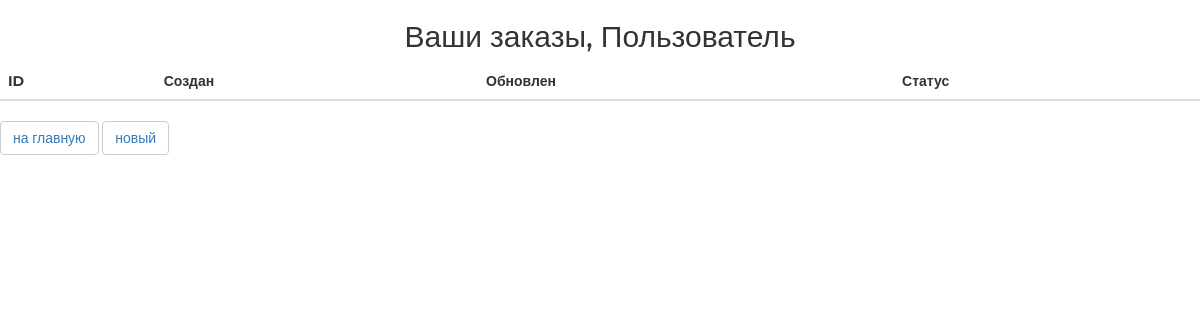
The page /orders/ (signed in) on the database as committed earlier.
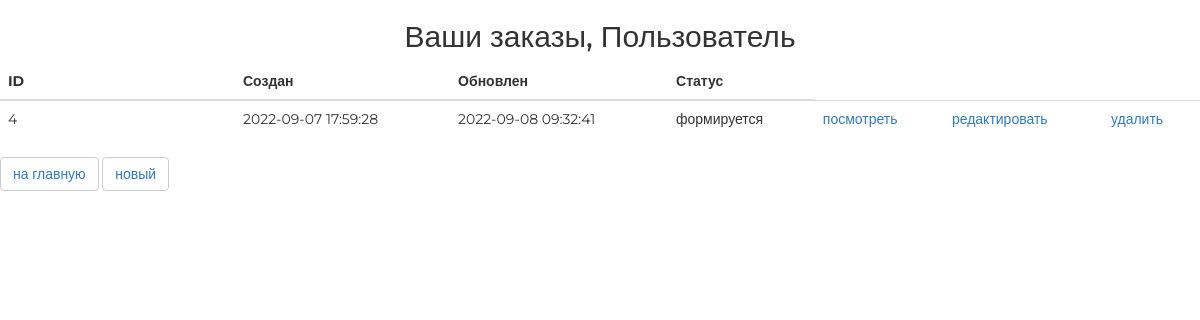
The same page on the database as committed later.
### ordersapp/models.py (models this page shows, shortened)
class Order(models.Model):
    FORMING = 'FM'  # Заказ сформирован
    SENT_TO_PROCEED = 'STP'     # Отправлен на обработку
    PROCEEDED = 'PRD'   # Заказ обработан
    PAID = 'PD'     # Заказ оплачен
    READY = 'RDY'   # Заказ готов к выдачи
    CANCEL = 'CNC'  # Заказ отменен
    ORDER_STATUS_CHOICES = (
        (FORMING, 'формируется'),
        (SENT_TO_PROCEED, 'отправлен в обработку'),
        (PAID, 'оплачен'),
        (PROCEEDED, 'обрабатывается'),
        (READY, 'готов к выдаче'),
        (CANCEL, 'отменен'),
    )
    user = models.ForeignKey(settings.AUTH_USER_MODEL, on_delete=models.CASCADE)
    created = models.DateTimeField(verbose_name='создан', auto_now_add=True)
    updated = models.DateTimeField(verbose_name='обновлен', auto_now=True)
    status = models.CharField(verbose_name='статус', max_length=3, choices=ORDER_STATUS_CHOICES, default=FORMING)
    is_active = models.BooleanField(verbose_name='активен', default=True)
    class Meta:
        ordering = ('created',)
        verbose_name = 'заказ'
        verbose_name_plural = 'заказы'

### ordersapp/views.py (the view)
# urls.py: path('', ordersapp.OrderList.as_view(), name='orders_list'),
class OrderList(ListView):
    model = Order
    def get_queryset(self):
        return Order.objects.filter(user=self.request.user)

### mainapp/context_processors.py (called while the page is built)
def basket(request):
    print(f'context processor basket works')
    basket = []
    if request.user.is_authenticated:
        basket = Basket.objects.filter(user=request.user)
    return {
        'basket': basket,
        }

### ordersapp/templates/ordersapp/order_list.html
{% extends 'ordersapp/base.html' %}
{% load static %}
{% block content %}
    <div class="h2 text-center head">
        Ваши заказы,
        {% if user.first_name %}
            {{ user.first_name|title }}
        {% else %}
            Пользователь
        {% endif %}
    </div>
    <table class="table orders_list">
        <thead>
            <tr>
                <th>ID</th>
                <th>Создан</th>
                <th>Обновлен</th>
                <th>Статус</th>
            </tr>
        </thead>
        <tbody>
        {% for item in object_list %}
            {% if item.is_active %}
                <tr>
                    <td class="td1 orders_list">{{ item.pk }}</td>
                    <td>{{ item.created|date:"Y-m-d H:i:s" }}</td>
                    <td>{{ item.updated|date:"Y-m-d H:i:s" }}</td>
                    <td>{{ item.get_status_display }}</td>
                    <td>
                        <a href="{% url 'ordersapp:order_read' item.pk %}">
                            посмотреть </a>
                    </td>
                    <td>
                        {% if item.status == 'FM' %}
                            <a href="{% url 'ordersapp:order_update' item.pk %}">
                                редактировать </a>
                        {% endif %} </td>
                    <td>
                        {% if item.status == 'FM' %}
                            <a href="{% url 'ordersapp:order_delete' item.pk %}"> удалить
                            </a>
                        {% endif %}
                    </td>
                </tr>
            {% endif %} {% endfor %}
        </tbody>
    </table>
    <button class="btn btn-default btn-round">
        <a href="{% url 'index' %}">
            на главную
        </a>
    </button>
    <button class="btn btn-default btn-round">
        <a href="{% url 'ordersapp:order_create' %}">
            новый
        </a>
    </button>
{% endblock %}

Rows that differ between the two databases and show on the page:
added Order: pk "4", created "2022-09-07 17:59:28", updated "2022-09-08 09:32:41", status "формируется", shows "редактировать", shows "удалить"
